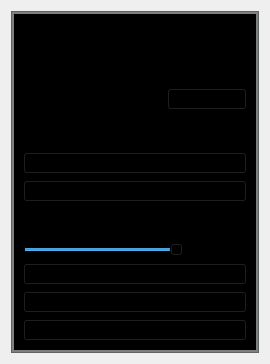
<?xml version="1.0" encoding="UTF-8"?>
<ui version="4.0">
 <class>DeviceWidget</class>
 <widget class="QWidget" name="DeviceWidget">
  <property name="enabled">
   <bool>true</bool>
  </property>
  <property name="geometry">
   <rect>
    <x>0</x>
    <y>0</y>
    <width>270</width>
    <height>364</height>
   </rect>
  </property>
  <property name="sizePolicy">
   <sizepolicy hsizetype="Fixed" vsizetype="Fixed">
    <horstretch>0</horstretch>
    <verstretch>0</verstretch>
   </sizepolicy>
  </property>
  <property name="minimumSize">
   <size>
    <width>270</width>
    <height>360</height>
   </size>
  </property>
  <property name="maximumSize">
   <size>
    <width>360</width>
    <height>16777215</height>
   </size>
  </property>
  <property name="windowTitle">
   <string>Widget</string>
  </property>
  <property name="autoFillBackground">
   <bool>false</bool>
  </property>
  <property name="styleSheet">
   <string notr="true"/>
  </property>
  <layout class="QVBoxLayout" name="verticalLayout" stretch="0">
   <item>
    <widget class="QFrame" name="border">
     <property name="styleSheet">
      <string notr="true">background-color: rgb(125, 128, 128)</string>
     </property>
     <property name="frameShape">
      <enum>QFrame::Shape::StyledPanel</enum>
     </property>
     <property name="frameShadow">
      <enum>QFrame::Shadow::Raised</enum>
     </property>
     <layout class="QHBoxLayout" name="horizontalLayout_2">
      <property name="spacing">
       <number>-1</number>
      </property>
      <property name="leftMargin">
       <number>2</number>
      </property>
      <property name="topMargin">
       <number>2</number>
      </property>
      <property name="rightMargin">
       <number>2</number>
      </property>
      <property name="bottomMargin">
       <number>2</number>
      </property>
      <item>
       <widget class="QFrame" name="verticalFrame">
        <property name="styleSheet">
         <string notr="true">background-color: rgb(0, 0, 0);</string>
        </property>
        <layout class="QVBoxLayout" name="verticalLayout_2" stretch="1,0,1,5,1,2">
         <item>
          <layout class="QVBoxLayout" name="verticalLayout_3">
           <item>
            <widget class="QLabel" name="WidgetNameLabel">
             <property name="maximumSize">
              <size>
               <width>16777215</width>
               <height>19</height>
              </size>
             </property>
             <property name="text">
              <string>InputName</string>
             </property>
             <property name="alignment">
              <set>Qt::AlignmentFlag::AlignCenter</set>
             </property>
            </widget>
           </item>
          </layout>
         </item>
         <item>
          <spacer name="verticalSpacer">
           <property name="orientation">
            <enum>Qt::Orientation::Vertical</enum>
           </property>
           <property name="sizeHint" stdset="0">
            <size>
             <width>20</width>
             <height>40</height>
            </size>
           </property>
          </spacer>
         </item>
         <item>
          <layout class="QHBoxLayout" name="horizontalLayout" stretch="3,1">
           <item>
            <widget class="QLabel" name="PresetNameLabel">
             <property name="text">
              <string>PresetName</string>
             </property>
            </widget>
           </item>
           <item>
            <widget class="QPushButton" name="RemovePresetButton">
             <property name="text">
              <string>X</string>
             </property>
            </widget>
           </item>
          </layout>
         </item>
         <item>
          <layout class="QVBoxLayout" name="verticalLayout_4">
           <item>
            <widget class="QLabel" name="label_2">
             <property name="maximumSize">
              <size>
               <width>16777215</width>
               <height>30</height>
              </size>
             </property>
             <property name="text">
              <string>MIDI From</string>
             </property>
            </widget>
           </item>
           <item>
            <widget class="QComboBox" name="DevicesBox">
             <property name="placeholderText">
              <string>Devices</string>
             </property>
             <item>
              <property name="text">
               <string>No Device</string>
              </property>
             </item>
             <item>
              <property name="text">
               <string>Computer Keyboard</string>
              </property>
             </item>
            </widget>
           </item>
           <item>
            <widget class="QComboBox" name="comboBox">
             <property name="placeholderText">
              <string>Channels</string>
             </property>
             <item>
              <property name="text">
               <string>All Channels</string>
              </property>
             </item>
             <item>
              <property name="text">
               <string>Ch 1</string>
              </property>
             </item>
             <item>
              <property name="text">
               <string>Ch 2</string>
              </property>
             </item>
             <item>
              <property name="text">
               <string>Ch 3</string>
              </property>
             </item>
            </widget>
           </item>
          </layout>
         </item>
         <item>
          <layout class="QVBoxLayout" name="verticalLayout_6">
           <item>
            <widget class="QLabel" name="label_3">
             <property name="text">
              <string>Volume</string>
             </property>
            </widget>
           </item>
           <item>
            <widget class="QSlider" name="VolumeSlider">
             <property name="maximum">
              <number>100</number>
             </property>
             <property name="value">
              <number>70</number>
             </property>
             <property name="orientation">
              <enum>Qt::Orientation::Horizontal</enum>
             </property>
            </widget>
           </item>
          </layout>
         </item>
         <item>
          <layout class="QVBoxLayout" name="verticalLayout_5">
           <item>
            <widget class="QPushButton" name="MuteButton">
             <property name="text">
              <string>Mute</string>
             </property>
            </widget>
           </item>
           <item>
            <widget class="QPushButton" name="EnableButton">
             <property name="text">
              <string>Enable</string>
             </property>
            </widget>
           </item>
           <item>
            <widget class="QPushButton" name="pushButton">
             <property name="text">
              <string>Note OFF disabled</string>
             </property>
            </widget>
           </item>
          </layout>
         </item>
        </layout>
       </widget>
      </item>
     </layout>
    </widget>
   </item>
  </layout>
 </widget>
 <resources/>
 <connections/>
</ui>
